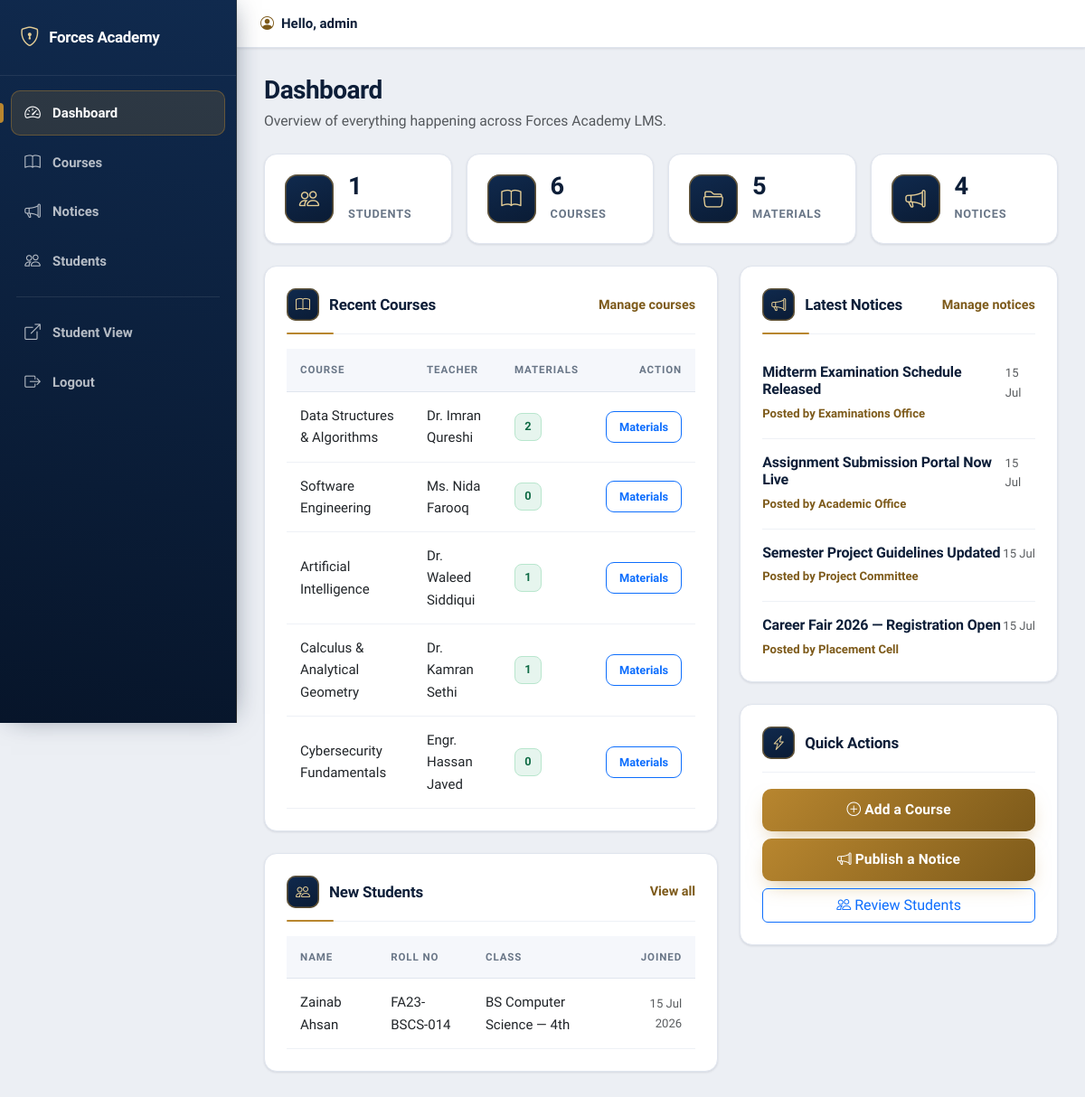
The app's page /admin_dashboard.php (signed in), older data.
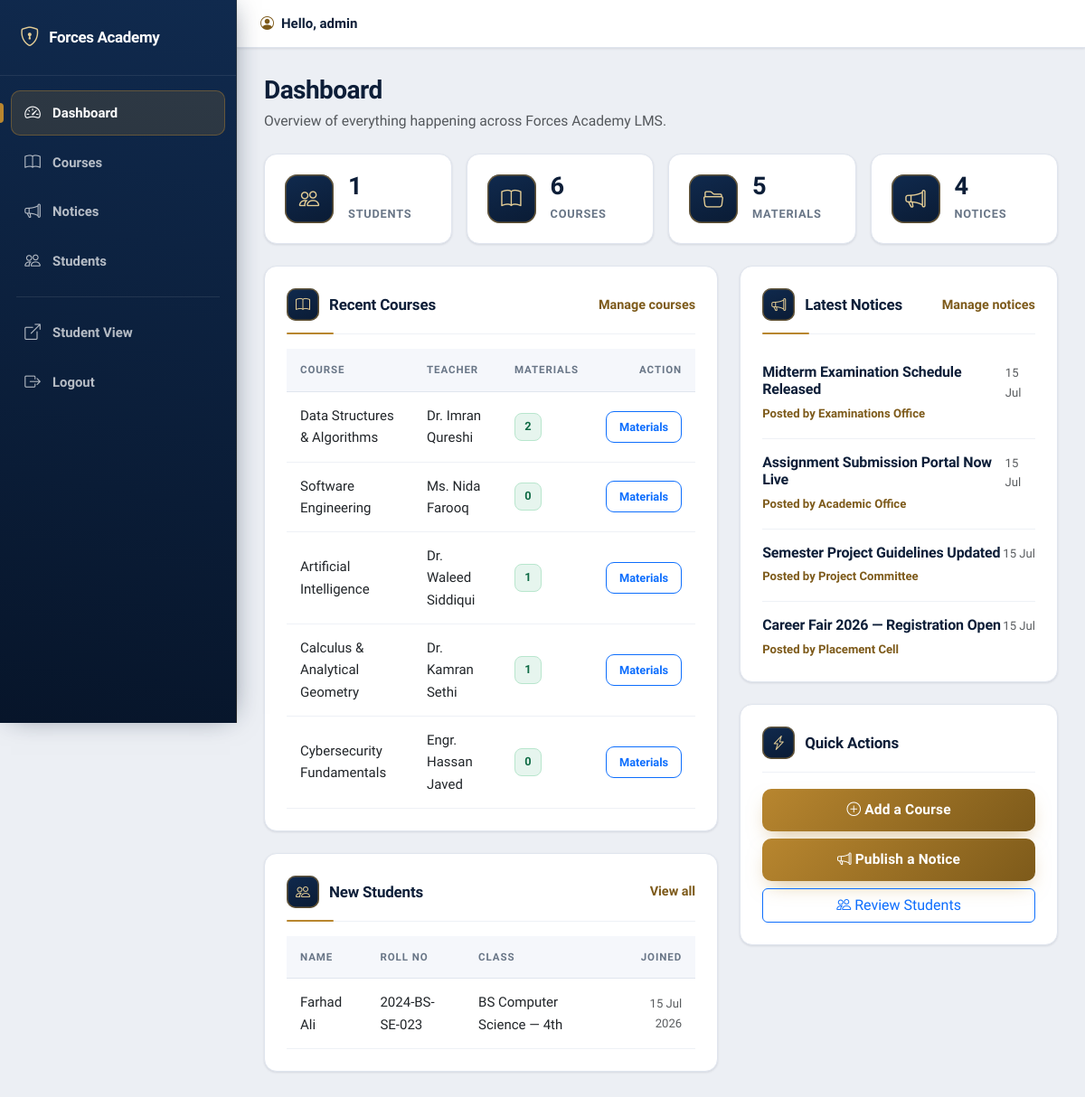
The same page, newer data.
### tables this page shows
CREATE TABLE IF NOT EXISTS students (
    id           INT(11) PRIMARY KEY AUTO_INCREMENT,
    full_name    VARCHAR(100) NOT NULL,
    email        VARCHAR(100) UNIQUE NOT NULL,
    password     VARCHAR(255) NOT NULL,
    roll_number  VARCHAR(20)  UNIQUE NOT NULL,
    class        VARCHAR(50)  NOT NULL,
    created_at   TIMESTAMP DEFAULT CURRENT_TIMESTAMP
);

### config/auth.php (called while the page is built, shortened)
<?php
function e($value)
{
    return htmlspecialchars((string)$value, ENT_QUOTES, 'UTF-8');
}

### admin_dashboard.php (the view, shortened to what the changed rows need)
<?php
require_once 'config/auth.php';
$recent_students = mysqli_query($conn, "SELECT id, full_name, roll_number, class, created_at FROM students ORDER BY created_at DESC LIMIT 5");
require 'admin_partials/header.php';
?>
<div class="row g-4">
  <div class="col-xl-7">
    <div class="card p-4 mb-4">
      <div class="table-responsive">
        <table class="table align-middle table-modern mb-0">
          <thead><tr><th>Course</th><th>Teacher</th><th>Materials</th><th class="text-end">Action</th></tr></thead>
        </table>
      </div>
    </div>
    <div class="card p-4">
      <div class="table-responsive">
        <table class="table align-middle table-modern mb-0">
          <thead><tr><th>Name</th><th>Roll No</th><th>Class</th><th class="text-end">Joined</th></tr></thead>
          <tbody>
          <?php if (mysqli_num_rows($recent_students) > 0): ?>
            <?php while ($s = mysqli_fetch_assoc($recent_students)): ?>
              <tr>
                <td><?php echo e($s['full_name']); ?></td>
                <td><?php echo e($s['roll_number']); ?></td>
                <td><?php echo e($s['class']); ?></td>
                <td class="text-end text-muted small"><?php echo date('d M Y', strtotime($s['created_at'])); ?></td>
              </tr>
            <?php endwhile; ?>
          <?php else: ?>
            <tr><td colspan="4" class="text-center text-muted py-4">No students registered yet.</td></tr>
          <?php endif; ?>
          </tbody>
        </table>
      </div>
    </div>
  </div>
</div>
<?php require 'admin_partials/footer.php'; ?>

Row changes from the older to the newer data that the page shows:
changed students "BS Computer Science — 4th": full_name "Zainab Ahsan" → "Farhad Ali"; roll_number "FA23-BSCS-014" → "2024-BS-SE-023"
